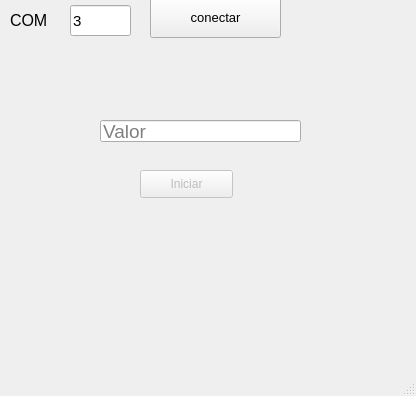
<?xml version="1.0" encoding="UTF-8"?>
<ui version="4.0">
 <class>MainWindow</class>
 <widget class="QMainWindow" name="MainWindow">
  <property name="geometry">
   <rect>
    <x>0</x>
    <y>0</y>
    <width>416</width>
    <height>396</height>
   </rect>
  </property>
  <property name="windowTitle">
   <string>MainWindow</string>
  </property>
  <widget class="QWidget" name="centralwidget">
   <widget class="QLineEdit" name="txt_valor">
    <property name="geometry">
     <rect>
      <x>100</x>
      <y>120</y>
      <width>201</width>
      <height>22</height>
     </rect>
    </property>
    <property name="font">
     <font>
      <pointsize>14</pointsize>
     </font>
    </property>
    <property name="placeholderText">
     <string>Valor</string>
    </property>
   </widget>
   <widget class="QPushButton" name="btn_init">
    <property name="enabled">
     <bool>false</bool>
    </property>
    <property name="geometry">
     <rect>
      <x>140</x>
      <y>170</y>
      <width>93</width>
      <height>28</height>
     </rect>
    </property>
    <property name="text">
     <string>Iniciar</string>
    </property>
   </widget>
   <widget class="QLabel" name="lb_result">
    <property name="geometry">
     <rect>
      <x>60</x>
      <y>190</y>
      <width>55</width>
      <height>16</height>
     </rect>
    </property>
    <property name="font">
     <font>
      <pointsize>16</pointsize>
     </font>
    </property>
    <property name="text">
     <string/>
    </property>
   </widget>
   <widget class="QLabel" name="lb_error">
    <property name="geometry">
     <rect>
      <x>10</x>
      <y>520</y>
      <width>391</width>
      <height>20</height>
     </rect>
    </property>
    <property name="font">
     <font>
      <pointsize>10</pointsize>
      <weight>50</weight>
      <italic>true</italic>
      <bold>false</bold>
     </font>
    </property>
    <property name="text">
     <string/>
    </property>
   </widget>
   <widget class="QLineEdit" name="txt_com">
    <property name="geometry">
     <rect>
      <x>70</x>
      <y>5</y>
      <width>61</width>
      <height>31</height>
     </rect>
    </property>
    <property name="font">
     <font>
      <pointsize>11</pointsize>
     </font>
    </property>
    <property name="text">
     <string>3</string>
    </property>
   </widget>
   <widget class="QLabel" name="label">
    <property name="geometry">
     <rect>
      <x>10</x>
      <y>10</y>
      <width>55</width>
      <height>21</height>
     </rect>
    </property>
    <property name="font">
     <font>
      <pointsize>12</pointsize>
     </font>
    </property>
    <property name="text">
     <string>COM</string>
    </property>
   </widget>
   <widget class="QPushButton" name="btn_connect">
    <property name="geometry">
     <rect>
      <x>150</x>
      <y>-3</y>
      <width>131</width>
      <height>41</height>
     </rect>
    </property>
    <property name="font">
     <font>
      <pointsize>10</pointsize>
     </font>
    </property>
    <property name="text">
     <string>conectar</string>
    </property>
   </widget>
  </widget>
  <widget class="QMenuBar" name="menubar">
   <property name="geometry">
    <rect>
     <x>0</x>
     <y>0</y>
     <width>416</width>
     <height>26</height>
    </rect>
   </property>
  </widget>
  <widget class="QStatusBar" name="statusbar"/>
 </widget>
 <resources/>
 <connections/>
</ui>
